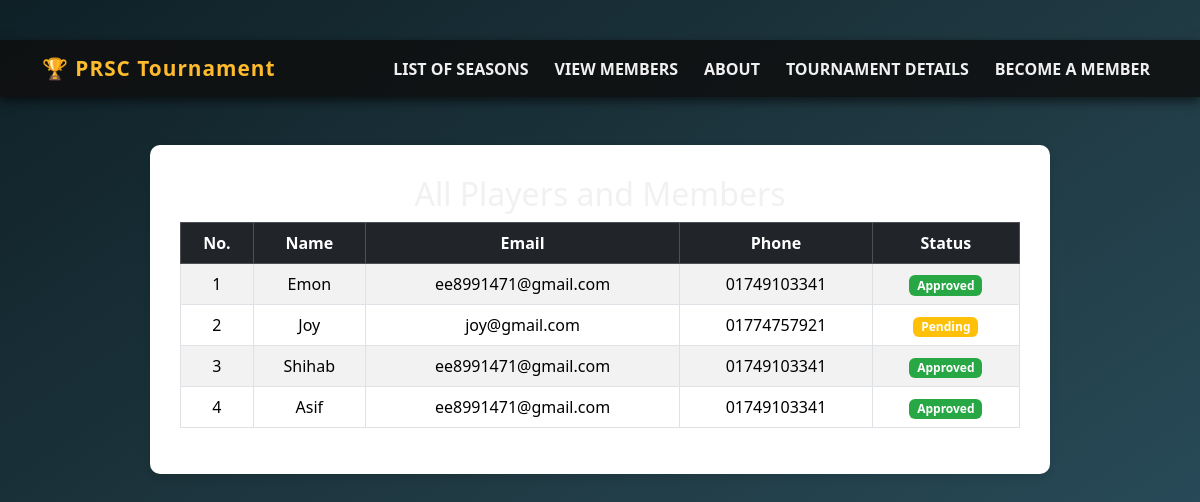
The page /members/ on the database its author committed.
### Prsc/models.py (models this page shows, shortened)
class Player(models.Model):
    STATUS_CHOICES = (
        ('pending', 'Pending'),
        ('approved', 'Approved'),
        ('rejected', 'Rejected'),
    )
    name = models.CharField(max_length=100)
    phone = models.CharField(max_length=11)
    email = models.EmailField(max_length=50)
    status = models.CharField(max_length=10, choices=STATUS_CHOICES, default='pending')
    class Meta:
        app_label = 'Prsc'

### Prsc/views.py (the view)
# urls.py: path('members/', members_show),
def members_show(request):
    plyr = Player.objects.all()
    return render(request, 'members.html',{"player":plyr})

### Templates/members.html (shortened to what this page needs)
    <!DOCTYPE html>
    <html lang="en">
    <head>
        <link href="https://cdn.jsdelivr.net/npm/bootstrap@5.3.0/dist/css/bootstrap.min.css" rel="stylesheet">
    </head>
    {% include 'navbar.html'%}
    <body>
        <div class="table-container">
            <h2>All Players and Members</h2>
            <table class="table table-striped table-bordered text-center">
                <thead class="table-dark">
                    <tr>
                        <th>No.</th>
                        <th>Name</th>
                        <th>Email</th>
                        <th>Phone</th>
                        <th>Status</th>
                    </tr>
                </thead>
                <tbody>
                    {% for p in player  %}
                    <tr>
                        <td>{{ forloop.counter }}</td>
                        <td>{{ p.name }}</td>
                        <td>{{ p.email }}</td>
                        <td>{{ p.phone }}</td>
                        <td>
                            {% if p.status == "approved" %}
                                <span class="badge badge-approved">Approved</span>
                            {% elif p.status == "pending" %}
                                <span class="badge badge-pending">Pending</span>
                            {% elif p.status == "rejected" %}
                                <span class="badge badge-rejected">Rejected</span>
                            {% else %}
                                <span class="badge bg-secondary">Unknown</span>
                            {% endif %}
                        </td>
                    </tr>
                    {% empty %}
                    <tr>
                        <td colspan="4">No players found.</td>
                    </tr>
                    {% endfor %}
                </tbody>
            </table>
        </div>
    </body>
    </html>

### Templates/navbar.html (shortened to what this page needs)
{% load static %}
<!DOCTYPE html>
<html lang="en">
<head>
    <link href="https://cdn.jsdelivr.net/npm/bootstrap@5.3.3/dist/css/bootstrap.min.css" rel="stylesheet">
</head>
<body>
<nav class="navbar navbar-expand-lg navbar-dark">
  <div class="container">
    <a class="navbar-brand" href="/">🏆 PRSC Tournament</a>
    <div class="collapse navbar-collapse justify-content-end" id="navbarNav">
      <ul class="navbar-nav">
        <li class="nav-item">
          <a class="nav-link" href="#">List of Seasons</a>
        </li>
        <li class="nav-item">
          <a class="nav-link" href="/members/">View Members</a>
        </li>
        <li class="nav-item">
          <a class="nav-link" href="/about/">About</a>
        </li>
        <li class="nav-item">
          <a class="nav-link" href="#">Tournament Details</a>
        </li>
        <li class="nav-item">
          <a class="nav-link" href="/apply/">Become a Member</a>
        </li>
      </ul>
    </div>
  </div>
</nav>
</body>
</html>

### Templates/members.html (style rules this page uses)
body { background-color: #f8f9fa; padding-top: 40px; }
.table-container { max-width: 900px; margin: auto; background: white; padding: 30px; box-shadow: 0 4px 8px rgba(0,0,0,0.1); border-radius: 10px; }
h2 { text-align: center; margin-bottom: 25px; }
.badge-approved { background-color: #28a745; }
.badge-pending { background-color: #ffc107; color: #000; }

### Templates/navbar.html (style rules this page uses)
body { background: linear-gradient(to bottom right, #0f2027, #203a43, #2c5364); min-height: 100vh; color: #f1f1f1; font-family: 'Segoe UI', Tahoma, Geneva, Verdana, sans-serif; }
.navbar { background-color: rgba(15, 15, 15, 0.85); box-shadow: 0 4px 10px rgba(0, 0, 0, 0.6); }
.navbar-brand { color: #fdbb2d !important; font-weight: 800; letter-spacing: 1px; font-size: 1.3rem; }
.nav-link { color: #f0f0f0 !important; font-weight: 600; text-transform: uppercase; margin-left: 10px; }

### rows shown on the page
Player: name "Emon", email "ee8991471@gmail.com", phone "01749103341", status "Approved"
Player: name "Joy", email "joy@gmail.com", phone "01774757921", status "Pending"
Player: name "Shihab", email "ee8991471@gmail.com", phone "01749103341", status "Approved"
Player: name "Asif", email "ee8991471@gmail.com", phone "01749103341", status "Approved"
